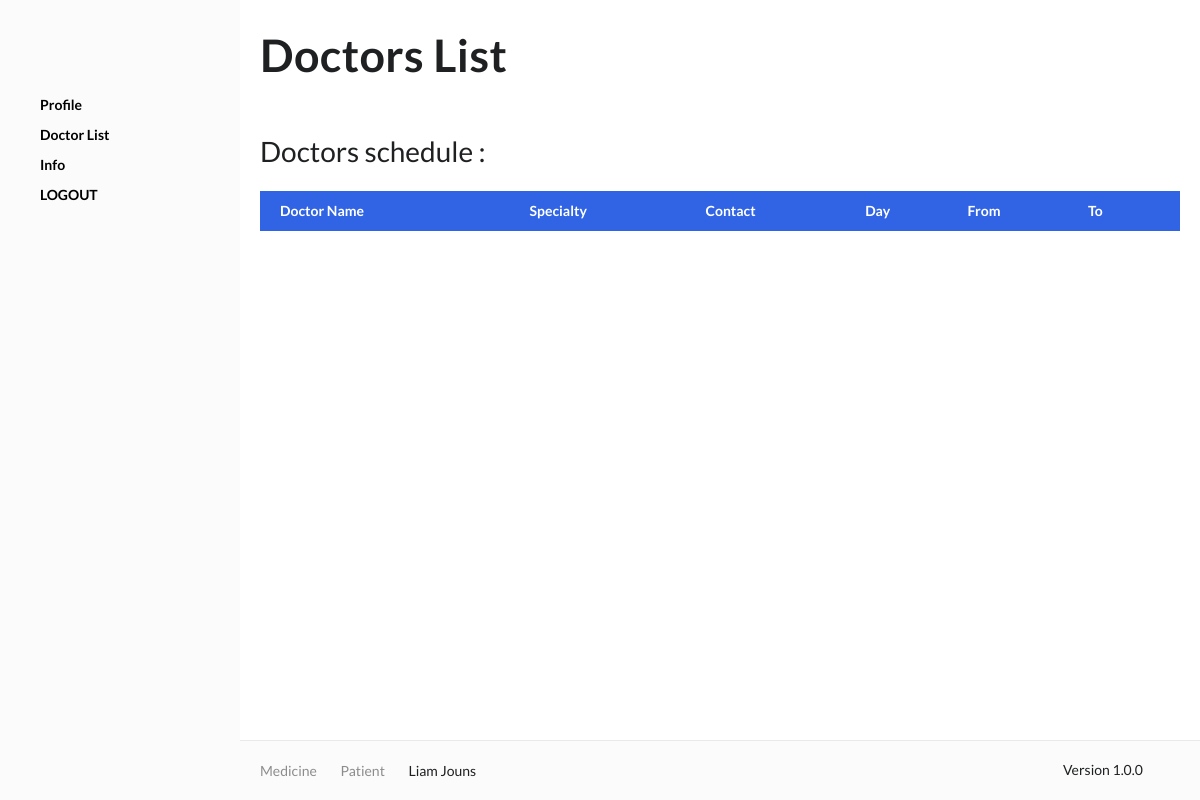
The app's page /patient/doctor.php (signed in), older data.
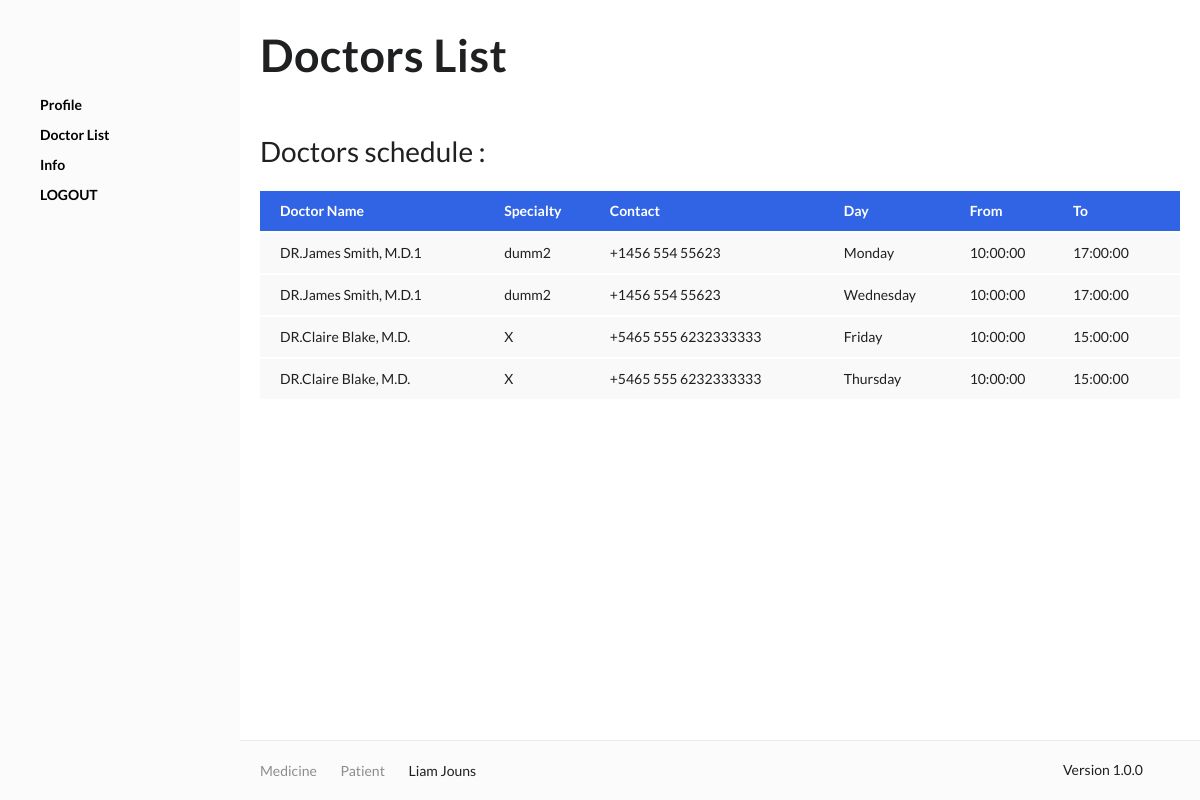
The same page, newer data.
### tables this page shows
CREATE TABLE `users` (
  `id` int(30) NOT NULL,
  `name` varchar(200) NOT NULL,
  `address` text NOT NULL,
  `contact` text NOT NULL,
  `username` varchar(100) NOT NULL,
  `password` varchar(200) NOT NULL,
  `type` tinyint(1) NOT NULL DEFAULT 2 COMMENT '1=admin , 2 = doctor,3=patient'
);

CREATE TABLE `medical_specialty` (
  `id` int(30) NOT NULL,
  `fk_UID` int(30) NOT NULL,
  `specialty` text NOT NULL
);

CREATE TABLE `doctors_schedule` (
  `id` int(30) NOT NULL,
  `doctor_id` int(30) NOT NULL,
  `day` varchar(20) NOT NULL,
  `time_from` time NOT NULL,
  `time_to` time NOT NULL
);

### include/DB_manage.php (called while the page is built, shortened)
<?php
class DB_Manage {
    public $db;
    function __construct() {
        require_once 'DB_Connect.php';
        $db = new Db_Connect();
         $this->db = $db->connect();
    }
public function getdocapt(){
$stmt1 = $this->db->prepare(" SELECT u.id,u.name , u.contact , d.day , d.time_from ,d.time_to ,m.specialty FROM users u INNER JOIN doctors_schedule d on u.id = d.doctor_id INNER JOIN medical_specialty m on u.id = m.fk_UID ");
    if ($stmt1->execute()) {
        $order1 = $stmt1->get_result()->fetch_all(MYSQLI_ASSOC);
		return $order1;
    }
         else {return false;}
}
}
?>

### include/DB_Connect.php (called while the page is built, shortened)
<?php
class DB_Connect {
    public function connect() {
        $this->conn = new mysqli(DB_HOST, DB_USER, DB_PASSWORD, DB_DATABASE);
        mysqli_set_charset( $this->conn,'utf8');
        return $this->conn;
    }
}
?>

### patient/doctor.php (the view, shortened to what the changed rows need)
<?php
require_once dirname(__FILE__, 2) . '/include/DB_Manage.php';
$mng = new DB_Manage();
    ?>
<!doctype html>
<html lang="en">
<head><base href="../">
    <link rel="stylesheet" href="assets/css/bootstrap/bootstrap.css">
    <link rel="stylesheet" href="assets/css/icofont.min.css">
    <link rel="stylesheet" href="assets/css/simple-line-icons.css">
    <link rel="stylesheet" href="assets/css/jquery.typeahead.css">
    <link rel="stylesheet" href="assets/css/datatables.min.css">
    <link rel="stylesheet" href="assets/css/bootstrap-select.min.css">
    <link rel="stylesheet" href="assets/css/Chart.min.css">
    <link rel="stylesheet" href="assets/css/morris.css">
    <link rel="stylesheet" href="assets/css/leaflet.css">
    <link rel="stylesheet" href="assets/css/style.css">
</head>
<body class="vertical-layout boxed">
    <div class="page-box">
        <div class="app-container">
            <main class="main-content">
                <div class="main-content-wrap">
                    <header class="page-header">
                        <h1 class="page-title">Doctors List</h1>
                    </header>
                    <div class="page-content">
                        <div class="card mb-0 mt-4">
                            <div class="card-body">
                                <div class="table-responsive">
                                    <table id="mytable" class="table table-hover">
                                        <thead>
                                            <tr class="bg-primary text-white">
                                                <th scope="col" >Doctor Name</th>
                                                <th scope="col">Specialty</th>
                                                <th scope="col">Contact</th>
                                                <th scope="col">Day</th>
                                                <th scope="col">From</th>
                                                <th scope="col">To</th>
                                            </tr>
                                        </thead>
                                        <tbody>
<?php
$order1=$mng->getdocapt();
foreach($order1 as $row) {
    echo"<tr class='tr'>";
    echo "<td id='".$row['id']."'>".$row['name']."</td>";
    echo "<td  id='".$row['id']."'>".$row['specialty']."</td>";
    echo "<td  id='".$row['id']."'>".$row['contact']."</td>";
    echo "<td  id='".$row['id']."'>".$row['day']."</td>";
    echo "<td  id='".$row['id']."'>".$row['time_from']."</td>";
    echo "<td  id='".$row['id']."'>".$row['time_to']."</td>";
    echo"</tr>";
}
                                                ?>
                                        </tbody>
                                    </table>
                                </div>
                            </div>
                        </div>
                    </div>
                </div>
            </main>
        </div>
</body>
</html>

Row changes from the older to the newer data that the page shows:
added users: name "DR.James Smith, M.D.1", medical_specialty.specialty "dumm2", contact "+1456 554 55623", doctors_schedule.day "Monday", doctors_schedule.time_from "10:00:00", doctors_schedule.time_to "17:00:00", doctors_schedule.day "Wednesday"
now on this page (row edited): users: name "DR.Claire Blake, M.D.", medical_specialty.specialty "X", contact "+5465 555 6232333333", doctors_schedule.day "Friday", doctors_schedule.time_from "10:00:00", doctors_schedule.time_to "15:00:00", doctors_schedule.day "Thursday"
